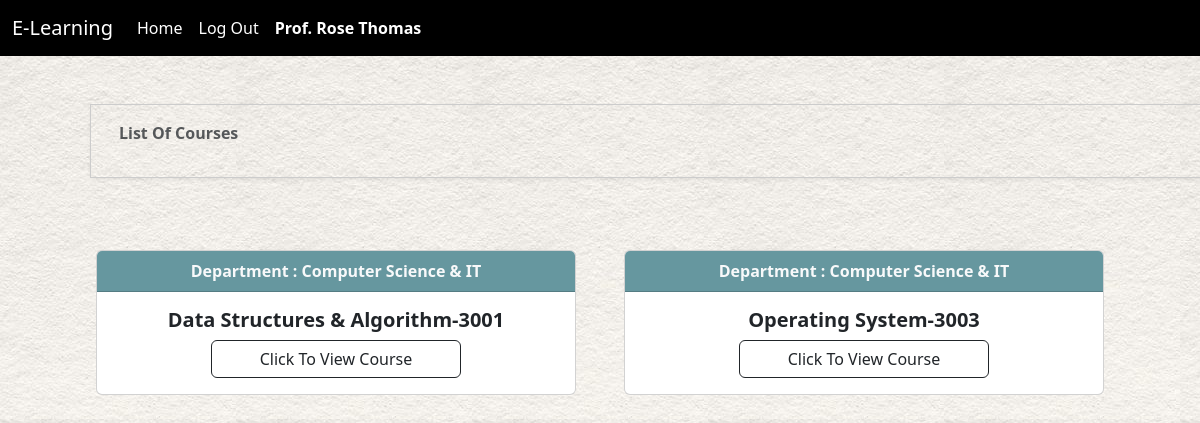
/facultyCourses/ (signed in), run on the app's committed database.
### main/models.py (models this page shows, shortened)
class Faculty(models.Model) :
    fac_id=models.IntegerField(primary_key=True)
    full_name=models.CharField(max_length=100,null=False)
    email_id=models.EmailField(max_length=100,null=True,blank=True)
    password=models.CharField(max_length=100,null=False)
    mobile_no=models.CharField(max_length=10,null=False)
    department=models.ForeignKey('Department',on_delete=models.CASCADE,null=False,related_name='faculty')
    class Meta:
        verbose_name_plural="Faculty"

class Course(models.Model):
    course_code = models.IntegerField(primary_key=True)
    course_name = models.CharField(max_length=100, null=False, unique=True)
    department_name= models.ForeignKey(
        Department, on_delete=models.CASCADE, null=False, related_name='courses')
    faculty = models.ForeignKey(
        Faculty, on_delete=models.SET_NULL, null=True, blank=True)
    studentKey = models.IntegerField(null=False, unique=True)
    facultyKey = models.IntegerField(null=False, unique=True)
    class Meta:
        unique_together = ('course_code', 'department_name', 'course_name')
        verbose_name_plural = "Courses"

class Department(models.Model):
    dep_id = models.IntegerField(primary_key=True)
    department_name= models.CharField(max_length=100, null=False)
    description = models.TextField(null=True, blank=True)
    class Meta:
        verbose_name_plural = 'Departments'
    def __str__(self):
        return self.department_name

### main/views.py (the view, shortened to what this page needs)
# urls.py: path('facultyCourses/', views.facultyCoursesView, name='facultyCourses'),
def facultyCoursesView(request):
    if request.session['fac_id']:
            faculty = Faculty.objects.get(
                fac_id=request.session['fac_id'])
            courses = Course.objects.filter(
                faculty_id=request.session['fac_id'])
            studentCount = Course.objects.all().annotate(student_count=Count('students'))
            dict = {}
            for i in studentCount:
                dict[i.course_code] = i.student_count
            data = {
                'courses': courses,
                'faculty': faculty,
                'dict': dict
            }
    return render(request, 'FacultyCourseList.html',data)

### templates/FacultyCourseList.html (shortened to what this page needs)
{% extends 'navbar.html' %}
{% block user %}
{{faculty.full_name}}
{% endblock user %}
{% block myProfile %}
{% url 'myProfile' faculty.fac_id %}
{% endblock %}
{% block Home %}
{% url 'facultyHome'%}
{% endblock %}
{% block content %}
<div>
    <div class="container">
       <div class="container shadow-sm m-5" style="border: 1px solid #ccc !important;">
          <nav style="width='8' height='8'%3E%3Cpath d='M2.5 0L1 1.5 3.5 4 1 6.5 2.5 8l4-4-4-4z' fill='currentColor'/%3E%3C/svg%3E&#34;);" aria-label="breadcrumb">
             <ol class="breadcrumb p-3">
                <li class="breadcrumb-item active" aria-current="page" style="align:center !important;"><b>List Of Courses</b></li>
             </ol>
          </nav>
       </div>
       {% if courses %}
       <div class="card_primary d-flex justify-content-center flex-wrap">
          {% for i in courses %}
            <div class="cd card text-center my-4 mx-4" style="width: 30rem  !important;">
                <div class="card-header text-light fw-bold" style=" background-color:#66979f !important;">
                Department :  {{i.department_name}}
                </div>
                <div class="card-body">
                    <h5 class="card-title fw-bold"> {{i.course_name}}-{{i.course_code}} </h5>
                    <a href="{% url 'facultyCoursePage' i.course_code %}" class="btn btn-outline-dark px-5">Click To View Course</a>
                </div>
             </div>
          {% endfor %}
       </div>
       {% else %}
       <div class="text-center fs-5 text-secondary">
          <p>No Courses Enrolled to Show</p>
       </div>
       {% endif %}
    </div>
 </div>
 {% endblock %}

### data on the page
Faculty: full_name "Prof. Rose Thomas"
Course: department_name "Computer Science & IT", course_name "Data Structures & Algorithm", course_code "3001"
Course: department_name "Computer Science & IT", course_name "Operating System", course_code "3003"
